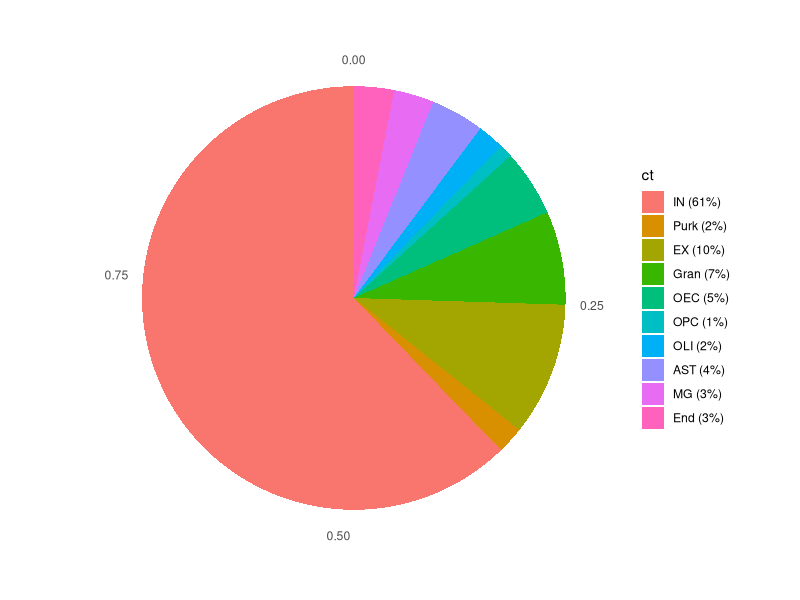
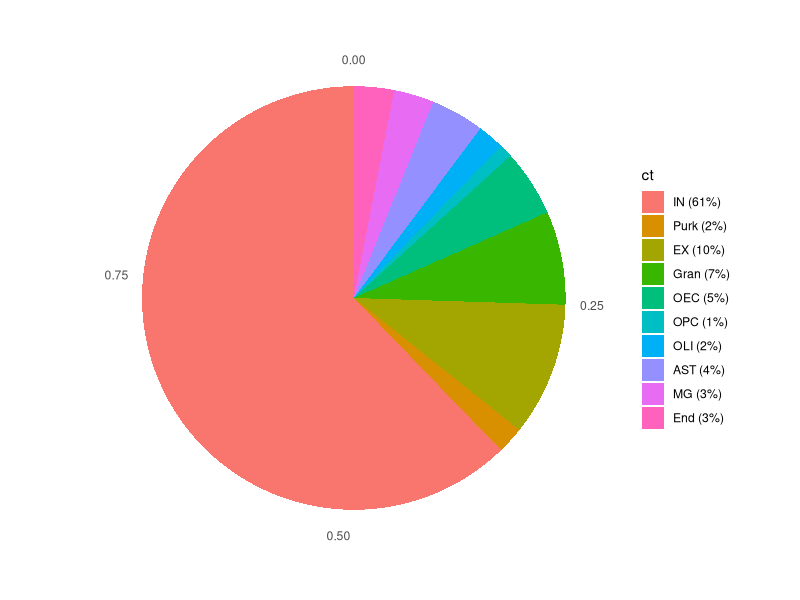

Recreate these plots in R, in order.
df = data.frame(
    ct = c("IN", "EX", "OEC", "End", "AST", "OSN", "Purk", "OPC", "OLI", "Gran", "MG"),
    vl = c(61,10,5,3,4,2,2,1,2,7,3)/100,
    stringsAsFactors = F
)
rownames(df) = df$ct
df = df[c('IN','Purk','EX','Gran','OEC','OPC','OLI','AST','MG','End'),]
df$ct = factor(df$ct, levels = c('IN','Purk','EX','Gran','OEC','OPC','OLI','AST','MG','End'))

library(ggplot2)

ggplot(df, aes(x="", y = vl, fill = ct))+
    geom_bar(stat = "identity", width = 1)+
    coord_polar(theta = "y")+
    labs(x = "", y = "", title = "") + 
    scale_fill_discrete(breaks=df$ct, labels=paste0(df$ct,' (',df$vl*100,'%)'))+
    theme(
        panel.background = element_blank(),
        axis.ticks = element_blank())
ggsave("各个cluster细胞比例的饼图.pdf", width=6, height=4)
